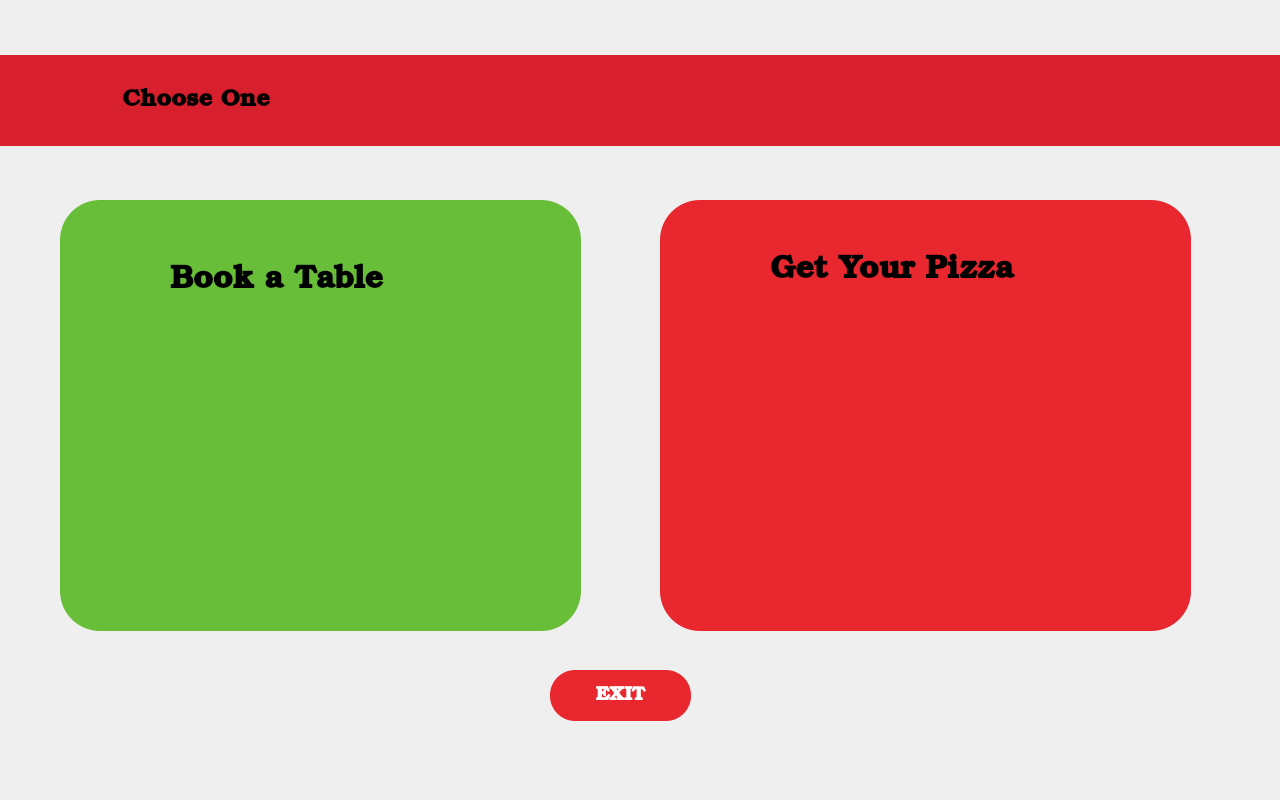
<?xml version="1.0" encoding="UTF-8"?>
<ui version="4.0">
 <class>win1</class>
 <widget class="QDialog" name="win1">
  <property name="geometry">
   <rect>
    <x>0</x>
    <y>0</y>
    <width>1280</width>
    <height>800</height>
   </rect>
  </property>
  <property name="windowTitle">
   <string>Dialog</string>
  </property>
  <widget class="QLabel" name="label_2">
   <property name="geometry">
    <rect>
     <x>0</x>
     <y>55</y>
     <width>1281</width>
     <height>91</height>
    </rect>
   </property>
   <property name="font">
    <font>
     <family>Bookman Old Style</family>
     <pointsize>18</pointsize>
     <weight>75</weight>
     <bold>true</bold>
    </font>
   </property>
   <property name="styleSheet">
    <string notr="true">QLabel{
background: rgb(216, 31, 45)
}</string>
   </property>
   <property name="text">
    <string>               Choose One</string>
   </property>
   <property name="scaledContents">
    <bool>true</bool>
   </property>
   <property name="wordWrap">
    <bool>true</bool>
   </property>
   <property name="indent">
    <number>0</number>
   </property>
  </widget>
  <widget class="QLabel" name="label_4">
   <property name="geometry">
    <rect>
     <x>20</x>
     <y>60</y>
     <width>110</width>
     <height>80</height>
    </rect>
   </property>
   <property name="text">
    <string/>
   </property>
   <property name="pixmap">
    <pixmap resource="images.qrc">:/new/prefix1/New folder/Screenshot 2021-07-07 202453.png</pixmap>
   </property>
   <property name="scaledContents">
    <bool>true</bool>
   </property>
  </widget>
  <widget class="QLabel" name="label">
   <property name="geometry">
    <rect>
     <x>0</x>
     <y>0</y>
     <width>1280</width>
     <height>802</height>
    </rect>
   </property>
   <property name="text">
    <string/>
   </property>
   <property name="pixmap">
    <pixmap resource="images.qrc">:/new/prefix1/New folder/blur dark.png</pixmap>
   </property>
   <property name="scaledContents">
    <bool>true</bool>
   </property>
  </widget>
  <widget class="QPushButton" name="pushButton">
   <property name="geometry">
    <rect>
     <x>60</x>
     <y>200</y>
     <width>521</width>
     <height>431</height>
    </rect>
   </property>
   <property name="styleSheet">
    <string notr="true">QPushButton
{
  color: white;
  
	
	background-color: rgb(104, 190, 57);
  border-width: 10px;
  border-radius: 40px;
}</string>
   </property>
   <property name="text">
    <string/>
   </property>
  </widget>
  <widget class="QPushButton" name="pushButton_2">
   <property name="geometry">
    <rect>
     <x>660</x>
     <y>200</y>
     <width>531</width>
     <height>431</height>
    </rect>
   </property>
   <property name="styleSheet">
    <string notr="true">QPushButton
{
  color: white;
  
	
	background-color: rgb(232, 39, 47);
  border-width: 10px;
  border-radius: 40px;
}</string>
   </property>
   <property name="text">
    <string/>
   </property>
  </widget>
  <widget class="QLabel" name="label_3">
   <property name="geometry">
    <rect>
     <x>170</x>
     <y>320</y>
     <width>281</width>
     <height>301</height>
    </rect>
   </property>
   <property name="text">
    <string/>
   </property>
   <property name="pixmap">
    <pixmap resource="images.qrc">:/new/prefix1/New folder/table.png</pixmap>
   </property>
   <property name="scaledContents">
    <bool>true</bool>
   </property>
  </widget>
  <widget class="QLabel" name="label_5">
   <property name="geometry">
    <rect>
     <x>800</x>
     <y>350</y>
     <width>261</width>
     <height>241</height>
    </rect>
   </property>
   <property name="text">
    <string/>
   </property>
   <property name="pixmap">
    <pixmap resource="images.qrc">:/new/prefix1/New folder/pizzabutton.png</pixmap>
   </property>
   <property name="scaledContents">
    <bool>true</bool>
   </property>
  </widget>
  <widget class="QLabel" name="label_6">
   <property name="geometry">
    <rect>
     <x>170</x>
     <y>260</y>
     <width>281</width>
     <height>41</height>
    </rect>
   </property>
   <property name="font">
    <font>
     <family>Bookman Old Style</family>
     <pointsize>24</pointsize>
     <weight>75</weight>
     <bold>true</bold>
    </font>
   </property>
   <property name="text">
    <string>Book a Table</string>
   </property>
  </widget>
  <widget class="QLabel" name="label_7">
   <property name="geometry">
    <rect>
     <x>770</x>
     <y>250</y>
     <width>311</width>
     <height>41</height>
    </rect>
   </property>
   <property name="font">
    <font>
     <family>Bookman Old Style</family>
     <pointsize>24</pointsize>
     <weight>75</weight>
     <bold>true</bold>
    </font>
   </property>
   <property name="text">
    <string>Get Your Pizza</string>
   </property>
  </widget>
  <widget class="QPushButton" name="pushButton_3">
   <property name="geometry">
    <rect>
     <x>550</x>
     <y>670</y>
     <width>141</width>
     <height>51</height>
    </rect>
   </property>
   <property name="font">
    <font>
     <family>Bookman Old Style</family>
     <pointsize>14</pointsize>
     <weight>75</weight>
     <bold>true</bold>
    </font>
   </property>
   <property name="styleSheet">
    <string notr="true">QPushButton
{
  color: white;
  
	
	background-color: rgb(232, 39, 47);
  border-width: 10px;
  border-radius: 25px;
}</string>
   </property>
   <property name="text">
    <string>EXIT</string>
   </property>
  </widget>
  <zorder>label</zorder>
  <zorder>label_2</zorder>
  <zorder>label_4</zorder>
  <zorder>pushButton</zorder>
  <zorder>label_3</zorder>
  <zorder>label_6</zorder>
  <zorder>pushButton_3</zorder>
  <zorder>pushButton_2</zorder>
  <zorder>label_5</zorder>
  <zorder>label_7</zorder>
 </widget>
 <resources>
  <include location="images.qrc"/>
 </resources>
 <connections/>
</ui>
